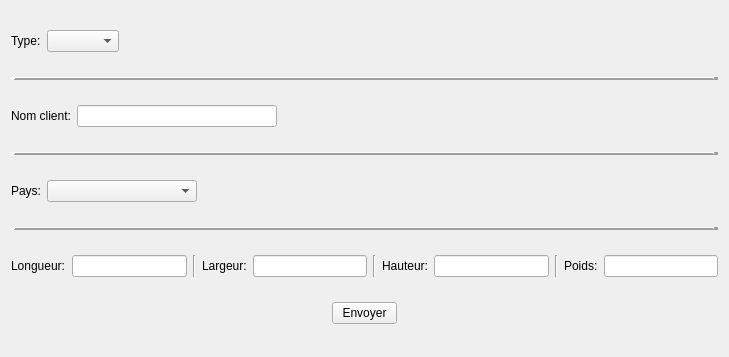
<?xml version="1.0" encoding="UTF-8"?>
<ui version="4.0">
 <class>Widget</class>
 <widget class="QWidget" name="Widget">
  <property name="geometry">
   <rect>
    <x>0</x>
    <y>0</y>
    <width>729</width>
    <height>357</height>
   </rect>
  </property>
  <property name="windowTitle">
   <string>Widget</string>
  </property>
  <layout class="QHBoxLayout" name="horizontalLayout_4">
   <item>
    <layout class="QVBoxLayout" name="verticalLayout">
     <item>
      <layout class="QHBoxLayout" name="horizontalLayoutTypeColis">
       <item>
        <widget class="QLabel" name="labelTypeColis">
         <property name="maximumSize">
          <size>
           <width>40</width>
           <height>16777215</height>
          </size>
         </property>
         <property name="text">
          <string>Type:</string>
         </property>
        </widget>
       </item>
       <item>
        <widget class="QComboBox" name="comboBoxType">
         <property name="minimumSize">
          <size>
           <width>50</width>
           <height>0</height>
          </size>
         </property>
         <property name="maximumSize">
          <size>
           <width>100</width>
           <height>16777215</height>
          </size>
         </property>
         <property name="currentText">
          <string/>
         </property>
        </widget>
       </item>
       <item>
        <spacer name="horizontalSpacer">
         <property name="orientation">
          <enum>Qt::Horizontal</enum>
         </property>
         <property name="sizeHint" stdset="0">
          <size>
           <width>40</width>
           <height>20</height>
          </size>
         </property>
        </spacer>
       </item>
      </layout>
     </item>
     <item>
      <widget class="Line" name="line_6">
       <property name="frameShadow">
        <enum>QFrame::Raised</enum>
       </property>
       <property name="lineWidth">
        <number>5</number>
       </property>
       <property name="orientation">
        <enum>Qt::Horizontal</enum>
       </property>
      </widget>
     </item>
     <item>
      <layout class="QHBoxLayout" name="horizontalLayoutNom">
       <item>
        <widget class="QLabel" name="labelNomClient">
         <property name="maximumSize">
          <size>
           <width>100</width>
           <height>16777215</height>
          </size>
         </property>
         <property name="text">
          <string>Nom client:</string>
         </property>
        </widget>
       </item>
       <item>
        <widget class="QLineEdit" name="lineEditNom">
         <property name="minimumSize">
          <size>
           <width>150</width>
           <height>0</height>
          </size>
         </property>
         <property name="maximumSize">
          <size>
           <width>200</width>
           <height>16777215</height>
          </size>
         </property>
        </widget>
       </item>
       <item>
        <spacer name="horizontalSpacer_2">
         <property name="orientation">
          <enum>Qt::Horizontal</enum>
         </property>
         <property name="sizeHint" stdset="0">
          <size>
           <width>40</width>
           <height>20</height>
          </size>
         </property>
        </spacer>
       </item>
      </layout>
     </item>
     <item>
      <widget class="Line" name="line_5">
       <property name="frameShadow">
        <enum>QFrame::Raised</enum>
       </property>
       <property name="lineWidth">
        <number>5</number>
       </property>
       <property name="orientation">
        <enum>Qt::Horizontal</enum>
       </property>
      </widget>
     </item>
     <item>
      <layout class="QHBoxLayout" name="horizontalLayoutPays">
       <item>
        <widget class="QLabel" name="labelPays">
         <property name="maximumSize">
          <size>
           <width>35</width>
           <height>16777215</height>
          </size>
         </property>
         <property name="text">
          <string>Pays:</string>
         </property>
        </widget>
       </item>
       <item>
        <widget class="QComboBox" name="comboBoxPays">
         <property name="minimumSize">
          <size>
           <width>150</width>
           <height>0</height>
          </size>
         </property>
         <property name="maximumSize">
          <size>
           <width>150</width>
           <height>16777215</height>
          </size>
         </property>
        </widget>
       </item>
       <item>
        <spacer name="horizontalSpacer_3">
         <property name="orientation">
          <enum>Qt::Horizontal</enum>
         </property>
         <property name="sizeHint" stdset="0">
          <size>
           <width>40</width>
           <height>20</height>
          </size>
         </property>
        </spacer>
       </item>
      </layout>
     </item>
     <item>
      <widget class="Line" name="line_4">
       <property name="frameShadow">
        <enum>QFrame::Raised</enum>
       </property>
       <property name="lineWidth">
        <number>5</number>
       </property>
       <property name="orientation">
        <enum>Qt::Horizontal</enum>
       </property>
      </widget>
     </item>
     <item>
      <layout class="QHBoxLayout" name="horizontalLayoutColis">
       <item>
        <widget class="QLabel" name="labelLongueur">
         <property name="text">
          <string>Longueur:</string>
         </property>
        </widget>
       </item>
       <item>
        <widget class="QLineEdit" name="lineEditLongueur">
         <property name="readOnly">
          <bool>true</bool>
         </property>
         <property name="clearButtonEnabled">
          <bool>false</bool>
         </property>
        </widget>
       </item>
       <item>
        <widget class="Line" name="line">
         <property name="orientation">
          <enum>Qt::Vertical</enum>
         </property>
        </widget>
       </item>
       <item>
        <widget class="QLabel" name="labelLargeur">
         <property name="text">
          <string>Largeur:</string>
         </property>
        </widget>
       </item>
       <item>
        <widget class="QLineEdit" name="lineEditLargeur">
         <property name="readOnly">
          <bool>true</bool>
         </property>
        </widget>
       </item>
       <item>
        <widget class="Line" name="line_2">
         <property name="orientation">
          <enum>Qt::Vertical</enum>
         </property>
        </widget>
       </item>
       <item>
        <widget class="QLabel" name="labelHauteur">
         <property name="text">
          <string>Hauteur:</string>
         </property>
        </widget>
       </item>
       <item>
        <widget class="QLineEdit" name="lineEditHauteur">
         <property name="readOnly">
          <bool>true</bool>
         </property>
        </widget>
       </item>
       <item>
        <widget class="Line" name="line_3">
         <property name="orientation">
          <enum>Qt::Vertical</enum>
         </property>
        </widget>
       </item>
       <item>
        <widget class="QLabel" name="labelPoids">
         <property name="text">
          <string>Poids:</string>
         </property>
        </widget>
       </item>
       <item>
        <widget class="QLineEdit" name="lineEditPoids">
         <property name="readOnly">
          <bool>true</bool>
         </property>
        </widget>
       </item>
      </layout>
     </item>
     <item>
      <layout class="QHBoxLayout" name="horizontalLayoutEnvoyer">
       <property name="sizeConstraint">
        <enum>QLayout::SetDefaultConstraint</enum>
       </property>
       <property name="leftMargin">
        <number>0</number>
       </property>
       <item>
        <widget class="QPushButton" name="pushButtonEnvoyer">
         <property name="maximumSize">
          <size>
           <width>65</width>
           <height>16777215</height>
          </size>
         </property>
         <property name="layoutDirection">
          <enum>Qt::LeftToRight</enum>
         </property>
         <property name="text">
          <string>Envoyer</string>
         </property>
        </widget>
       </item>
      </layout>
     </item>
    </layout>
   </item>
  </layout>
 </widget>
 <resources/>
 <connections/>
</ui>
